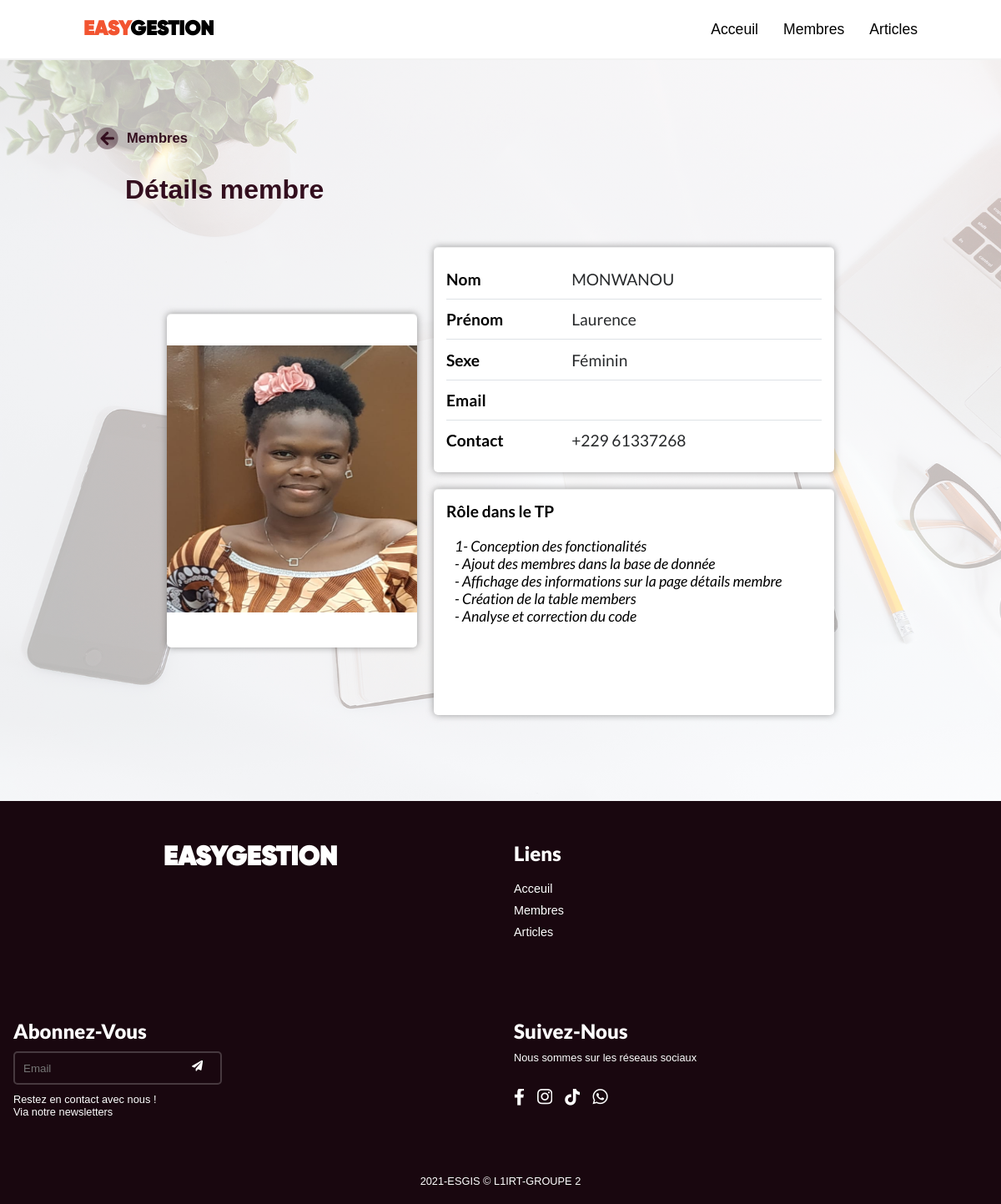
Screenshot of /index.php?pg=member_details&id=2 with the database file from the repository.
### tables this page shows
CREATE TABLE `members` (
  `id` int(20) NOT NULL,
  `nom` varchar(500) NOT NULL,
  `prenom` varchar(2000) NOT NULL,
  `sexe` tinyint(1) NOT NULL,
  `email` varchar(1000) NOT NULL,
  `contact` varchar(1000) NOT NULL,
  `role` mediumtext NOT NULL,
  `photo` mediumtext NOT NULL
);

### index.php (called while the page is built, shortened)
<?php
    include('pages/header.inc.php');
    include('navigation_pg.php');

### pages/member_details.php (the view)
<?php
    require_once('connection.php');
    $req="SELECT * FROM members WHERE id='".$_REQUEST['id']."'";
    $result=mysqli_query($link,$req);
    $ligne=mysqli_fetch_assoc($result);
?>
<div class="container" id="page4">
    <section>
        <a href="index.php?pg=members" class="backBtn flex-row">
            <i class="fad fa-arrow-circle-left"></i>
            <h5>Membres</h5>
        </a>
    </section>
    <section class="big-title">
        <h2>Détails membre</h2>
    </section>
    <div class="profile flex-row">
        <div class="photo flex-column">
            <div class="thumbnails">
                <img src="<?php echo $ligne['photo']; ?>" alt="photo de moi">
            </div>
        </div>
        <div class="member-details flex-column">
            <div class="basic-information">
                <table class="table">
                    <tbody>
                        <?php
                            if ($ligne['sexe'] == 1 ) $sexe = 'Féminin'; else $sexe = 'Masculin';
                            echo   "<tr><th>Nom</th><td>".$ligne['nom']."</td></tr>"
                                  ."<tr><th>Prénom</th><td>".$ligne['prenom']."</td></tr>"
                                  ."<tr><th>Sexe</th><td>".$sexe."</td></tr>"
                                  ."<tr><th>Email</th><td>".$ligne['email']."</td></tr>"
                                  ."<tr><th>Contact</th><td>".$ligne['contact']."</td></tr>";
                        ?>
                    </tbody>
                </table>
            </div>
            <div class="roletp-information">
                <h4>Rôle dans le TP</h4>
                <p class="task">
                    <?php
                        echo $ligne['role'];
                    ?>
                </p>
            </div>
        </div>
    </div>
</div>

### css/style.css (style rules this page uses)
*, html, body { margin: 0; padding: 0; overflow-x: hidden; box-sizing: border-box; }
a { text-decoration: none; }
h1 { font-family: var(--Gilroy-Black); text-transform: uppercase; }
h2 { font-family: var(--Lato-Black); }
p { font-family: var(--Montserrat-Regular); font-size: .8em; }
.flex-row { display: flex; flex-direction: row; flex-wrap: wrap; }
.flex-column { display: flex; flex-direction: column; flex-wrap: wrap; }
main a.backBtn { color: var(--midnight-brown); font-family: var(--Montserrat-SemiBold); font-size: 1.3em; align-items: center; justify-content: center; width: 150px; transform: translateX(-5px); transition: all .4s ease-in-out; }
main a.backBtn h5 { font-family: var(--Montserrat-Bold); font-size: .8em; }
main .backBtn i { font-size: 1.3em; margin-right: 10px; }
main .big-title { padding: 30px 50px; }
main .big-title h2 { font-family: var(--Montserrat-Black); font-size: 2em; color: var(--midnight-brown); }
main .container#page4 { background: linear-gradient(rgba(255, 255, 255, 0.7), rgba(255, 255, 255, 0.7)), url(../assets/background/member-bg.jpg); background-size: cover; padding: 80px 100px; min-height: 768px; }
table { caption-side: bottom; border-collapse: collapse; }
th { text-align: inherit; text-align: -webkit-match-parent; }
thead, tbody, tr, td, th { border-color: inherit; border-style: solid; border-width: 0; }
main h5 { font-family: var(--Montserrat-Regular); font-size: 1em; text-align: center; }
main .container#page4 { background: linear-gradient(rgba(255, 255, 255, 0.7), rgba(255, 255, 255, 0.7)), url(../assets/background/member-bg.jpg); background-size: cover; padding: 80px 100px; height: 111vh; overflow: hidden; }
main .profile { justify-content: center; align-items: center; }
main .profile .photo { justify-content: center; align-items: center; margin: 10px 10px; background-color: rgb(255, 255, 255); width: 30%; height: 50vh; border-radius: 5px; box-shadow: inset 0 1px 1px rgba(0, 0, 0, .075), 0 0 8px rgba(88, 88, 88, 0.6) }
main .member-details { background: none; padding: 10px; }
main .profile .member-details .basic-information, main .profile .member-details .roletp-information { background-color: rgb(255, 255, 255); width: 40vw; height: 33.8vh; border-radius: 5px; margin: 10px auto; padding: 15px; box-shadow: inset 0 1px 1px rgba(0, 0, 0, .075), 0 0 8px rgba(88, 88, 88, 0.6); }
main .profile .member-details .basic-information table { width: 100%; height: 100%; }
main .profile .member-details .basic-information table th { font-family: var(--Lato-Bold); font-size: 1.2em; }
main .profile .member-details .basic-information table td { font-family: var(--Lato-Regular); font-size: 1.2em; color: #282a2c; }
main .profile .member-details .basic-information table tr:not(:last-child) { border-bottom: 1px solid #dee2e6; }
main .profile .photo img { width: 20em; height: 20em; }
main .profile .member-details .roletp-information h4 { font-family: var(--Lato-Bold); font-size: 1.2em; margin-bottom: 20px; }
main .profile .member-details .roletp-information p { font-family: var(--Lato-Italic); padding: 0 10px; font-size: 1.1em; }
footer { height: 100%; background: var(--dark-brown); }
footer .container { display: grid; grid-template-columns: repeat(4, 1fr); }
footer .container>div { flex-grow: 1; flex-basis: 0; padding: 3rem 1rem; color: #fff; }
footer .brand { justify-content: center; }
footer .links a { color: #fff; font-family: var(--Montserrat-Regular); font-size: .9rem; margin-top: 10px; width: 35%; }
footer .social-links p { margin-bottom: 30px; }
footer .social-links a { color: #fff; margin-right: 15px; font-size: 1.3rem !important; }
footer h1 { font-size: 2em; }
footer h2 { margin-bottom: 10px; }
footer form { margin-bottom: 10px; }
footer form input { width: 250px; height: 40px; padding: 10px; background: none; border: 2px solid rgba(255, 255, 255, 0.2); border-radius: 5px; font-family: var(--Montserrat-Regular); color: #fff; }
footer form button { background: transparent; border: none; color: #fff; cursor: pointer; transform: translateX(-40px); }
footer .coprights { text-align: center; padding: 20px; color: #fff; }
@media screen and (max-width: 1266px) { footer .container { grid-template-columns: repeat(2, 1fr); } }

### rows the page displays
members: photo (picture), nom "MONWANOU", prenom "Laurence", sexe "Féminin", contact "+229 61337268", role "1- Conception des fonctionalités - Ajout des membres dans la base de donnée - Affichage des informations sur la page détails membre - Création de la table members - Analyse et correction du code"
